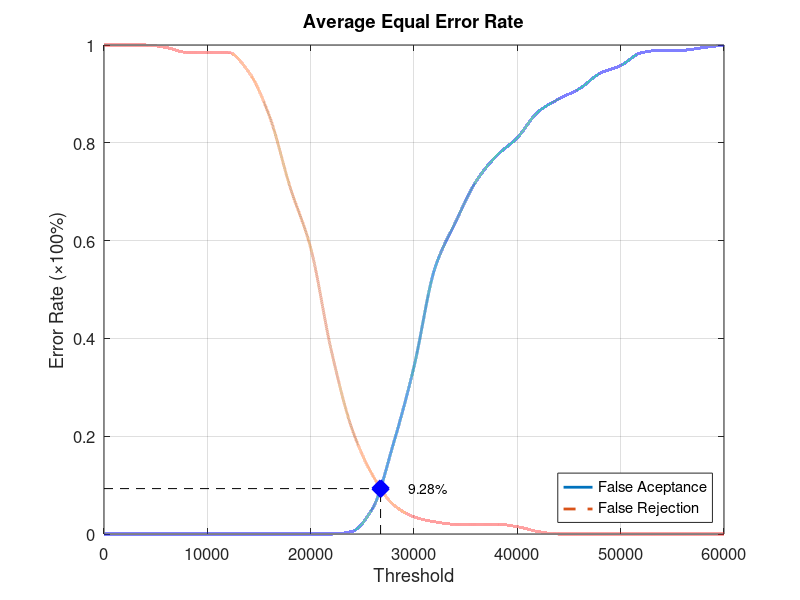
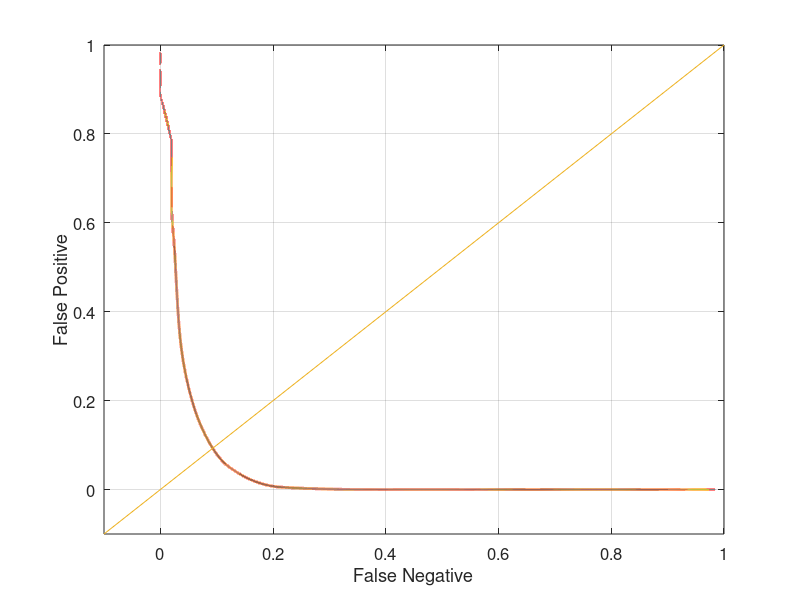

Recreate these plots in MATLAB, in order.
function yEER = Database4_2
close all;
clear;
clc;
x = 0:2000:60000;
xq = 0:0.5:60000;

y0 = [0 0 0 0 0 0 0 0 0 0 0 0 0.00526316 0.0526316 0.184211 0.342105 0.542105 0.636842 0.721053 0.773684 0.810526 0.863158 0.889474 0.910526 0.942105 0.957895 0.984211 0.989474 0.989474 0.994737 1];
yy0 = interp1(x, y0, xq, 'pchip');
y1 = [1 1 1 0.995 0.985 0.985 0.985 0.945 0.855 0.71 0.585 0.375 0.215 0.12 0.06 0.035 0.025 0.02 0.02 0.02 0.015 0.005 0 0 0 0 0 0 0 0 0];
yy1 = interp1(x, y1, xq, 'pchip');

% Calculating EER: 
y2 = abs(y0 - y1);
find(y2 == min(y2))
yy2 = abs(yy0 - yy1);
xEER = find(yy2 == min(yy2));
xEERIndex = xq(xEER) % X-axis EER
yEER = yy0(xEER) % Y-axis EER

main = figure
plot(xq, yy0,'-','LineWidth', 2);	hold on
plot(xq, yy1,'--','LineWidth', 2);	hold on
plot([xEERIndex xEERIndex], [0 yEER], 'k--');	hold on
plot([0 xEERIndex], [yEER yEER], 'k--');	hold on
plot(xEERIndex, yEER, 'bx', 'LineWidth', 10);	hold on
text(xEERIndex + 10 * xEERIndex / 100, yEER, [num2str(round((10000 * yEER)) / 100) '%'])
legend('False Aceptance', 'False Rejection', 'Location', 'SouthEast')
xlabel('Threshold')
ylabel('Error Rate (\times100%)')
title('Average Equal Error Rate')
set(gca, 'FontSize', 12)
axis([0 60000 0 1])
grid on

print(main, 'Database4_2Main', '-dpng');
FNRxFPR = figure('Color', [1 1 1]);
plot(yy1, yy0, '-', yy1, yy0, 'LineWidth', 2);
hold on
y = -0.1:0.1:1
plot(y, y); 
set(gca, 'FontSize', 12)
xlabel('False Negative')
ylabel('False Positive')
axis([-0.1 1 -0.1 1])
set(gca, 'FontSize', 12)
grid on

print(FNRxFPR, 'Database4_2FNRxFPR','-dpng');
end
